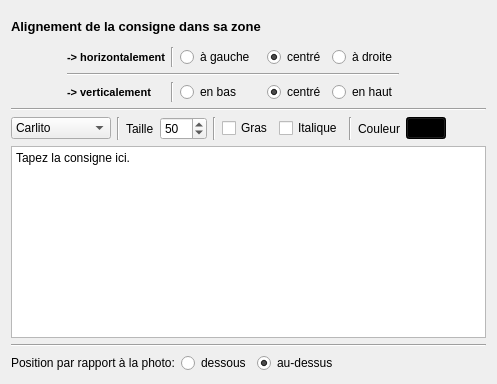
               <widget class="QWidget" name="tabGlobalConsign">
                <attribute name="title">
                 <string>Consigne globale</string>
                </attribute>
                <layout class="QHBoxLayout" name="horizontalLayout_2">
                 <item>
                  <layout class="QVBoxLayout" name="vlTextEdit" stretch="0,0,0,0,0,0">
                   <item>
                    <layout class="QGridLayout" name="glConsign">
                     <item row="2" column="1" colspan="5">
                      <widget class="Line" name="line_19">
                       <property name="orientation">
                        <enum>Qt::Horizontal</enum>
                       </property>
                      </widget>
                     </item>
                     <item row="3" column="1" alignment="Qt::AlignLeft">
                      <widget class="QLabel" name="laVerticalText">
                       <property name="styleSheet">
                        <string notr="true">

QLabel
{
	color : black;

	font-style: normal;
	font-size: 8pt;
	font-weight: bold;
}

</string>
                       </property>
                       <property name="text">
                        <string>-&gt; verticalement</string>
                       </property>
                      </widget>
                     </item>
                     <item row="1" column="0" rowspan="3">
                      <widget class="QLabel" name="laWhite_2">
                       <property name="minimumSize">
                        <size>
                         <width>50</width>
                         <height>0</height>
                        </size>
                       </property>
                       <property name="maximumSize">
                        <size>
                         <width>50</width>
                         <height>50</height>
                        </size>
                       </property>
                       <property name="font">
                        <font>
                         <weight>50</weight>
                         <bold>false</bold>
                        </font>
                       </property>
                       <property name="text">
                        <string/>
                       </property>
                      </widget>
                     </item>
                     <item row="1" column="4">
                      <widget class="QRadioButton" name="rbHCenterText">
                       <property name="text">
                        <string>centré</string>
                       </property>
                       <property name="checked">
                        <bool>true</bool>
                       </property>
                       <attribute name="buttonGroup">
                        <string notr="true">buttonGroup</string>
                       </attribute>
                      </widget>
                     </item>
                     <item row="1" column="5">
                      <widget class="QRadioButton" name="rbRightText">
                       <property name="text">
                        <string>à droite</string>
                       </property>
                       <attribute name="buttonGroup">
                        <string notr="true">buttonGroup</string>
                       </attribute>
                      </widget>
                     </item>
                     <item row="3" column="5">
                      <widget class="QRadioButton" name="rbTopText">
                       <property name="text">
                        <string>en haut</string>
                       </property>
                       <attribute name="buttonGroup">
                        <string notr="true">buttonGroup_2</string>
                       </attribute>
                      </widget>
                     </item>
                     <item row="3" column="3">
                      <widget class="QRadioButton" name="rbBottomText">
                       <property name="text">
                        <string>en bas</string>
                       </property>
                       <attribute name="buttonGroup">
                        <string notr="true">buttonGroup_2</string>
                       </attribute>
                      </widget>
                     </item>
                     <item row="1" column="6" rowspan="3">
                      <spacer name="hsAlignHoriz">
                       <property name="orientation">
                        <enum>Qt::Horizontal</enum>
                       </property>
                       <property name="sizeHint" stdset="0">
                        <size>
                         <width>40</width>
                         <height>20</height>
                        </size>
                       </property>
                      </spacer>
                     </item>
                     <item row="1" column="3">
                      <widget class="QRadioButton" name="rbLeftText">
                       <property name="styleSheet">
                        <string notr="true"/>
                       </property>
                       <property name="text">
                        <string>à gauche</string>
                       </property>
                       <attribute name="buttonGroup">
                        <string notr="true">buttonGroup</string>
                       </attribute>
                      </widget>
                     </item>
                     <item row="1" column="1" alignment="Qt::AlignLeft">
                      <widget class="QLabel" name="laHorizontalText">
                       <property name="styleSheet">
                        <string notr="true">

QLabel
{
	color : black;

	font-style: normal;
	font-size: 8pt;
	font-weight: bold;
}

</string>
                       </property>
                       <property name="text">
                        <string>-&gt; horizontalement</string>
                       </property>
                      </widget>
                     </item>
                     <item row="3" column="4">
                      <widget class="QRadioButton" name="rbVCenterText">
                       <property name="text">
                        <string>centré</string>
                       </property>
                       <property name="checked">
                        <bool>true</bool>
                       </property>
                       <attribute name="buttonGroup">
                        <string notr="true">buttonGroup_2</string>
                       </attribute>
                      </widget>
                     </item>
                     <item row="0" column="0" colspan="4">
                      <widget class="QLabel" name="laTextAlignment">
                       <property name="minimumSize">
                        <size>
                         <width>0</width>
                         <height>30</height>
                        </size>
                       </property>
                       <property name="maximumSize">
                        <size>
                         <width>16777215</width>
                         <height>30</height>
                        </size>
                       </property>
                       <property name="styleSheet">
                        <string notr="true">

QLabel
{
	color : black;

	font-style: normal;
	font-size: 10pt;
	font-weight: bold;
}

</string>
                       </property>
                       <property name="text">
                        <string>Alignement de la consigne dans sa zone</string>
                       </property>
                      </widget>
                     </item>
                     <item row="1" column="2">
                      <widget class="Line" name="line_20">
                       <property name="orientation">
                        <enum>Qt::Vertical</enum>
                       </property>
                      </widget>
                     </item>
                     <item row="3" column="2">
                      <widget class="Line" name="line_21">
                       <property name="orientation">
                        <enum>Qt::Vertical</enum>
                       </property>
                      </widget>
                     </item>
                    </layout>
                   </item>
                   <item>
                    <widget class="Line" name="lTextEdot">
                     <property name="orientation">
                      <enum>Qt::Horizontal</enum>
                     </property>
                    </widget>
                   </item>
                   <item>
                    <layout class="QHBoxLayout" name="hlFont">
                     <item>
                      <widget class="QFontComboBox" name="fcbConsignes">
                       <property name="minimumSize">
                        <size>
                         <width>75</width>
                         <height>20</height>
                        </size>
                       </property>
                       <property name="maximumSize">
                        <size>
                         <width>100</width>
                         <height>16777215</height>
                        </size>
                       </property>
                       <property name="editable">
                        <bool>false</bool>
                       </property>
                       <property name="currentFont">
                        <font>
                         <family>Calibri</family>
                        </font>
                       </property>
                      </widget>
                     </item>
                     <item>
                      <widget class="Line" name="lFont1">
                       <property name="orientation">
                        <enum>Qt::Vertical</enum>
                       </property>
                      </widget>
                     </item>
                     <item>
                      <widget class="QLabel" name="laTaille">
                       <property name="text">
                        <string>Taille</string>
                       </property>
                      </widget>
                     </item>
                     <item>
                      <widget class="QSpinBox" name="sbSizeTexte">
                       <property name="maximumSize">
                        <size>
                         <width>75</width>
                         <height>16777215</height>
                        </size>
                       </property>
                       <property name="minimum">
                        <number>10</number>
                       </property>
                       <property name="maximum">
                        <number>300</number>
                       </property>
                       <property name="value">
                        <number>50</number>
                       </property>
                      </widget>
                     </item>
                     <item>
                      <widget class="Line" name="lFont2">
                       <property name="orientation">
                        <enum>Qt::Vertical</enum>
                       </property>
                      </widget>
                     </item>
                     <item>
                      <widget class="QCheckBox" name="cbBold">
                       <property name="text">
                        <string>Gras</string>
                       </property>
                      </widget>
                     </item>
                     <item>
                      <widget class="QCheckBox" name="cbItalic">
                       <property name="text">
                        <string>Italique</string>
                       </property>
                      </widget>
                     </item>
                     <item>
                      <widget class="Line" name="lFont3">
                       <property name="orientation">
                        <enum>Qt::Vertical</enum>
                       </property>
                      </widget>
                     </item>
                     <item>
                      <widget class="QLabel" name="laCouleur">
                       <property name="text">
                        <string>Couleur</string>
                       </property>
                      </widget>
                     </item>
                     <item>
                      <widget class="QPushButton" name="pbChooseColor">
                       <property name="styleSheet">
                        <string notr="true">background-color: rgb(0, 0, 0);</string>
                       </property>
                       <property name="text">
                        <string/>
                       </property>
                      </widget>
                     </item>
                     <item>
                      <spacer name="hsFont">
                       <property name="orientation">
                        <enum>Qt::Horizontal</enum>
                       </property>
                       <property name="sizeHint" stdset="0">
                        <size>
                         <width>40</width>
                         <height>20</height>
                        </size>
                       </property>
                      </spacer>
                     </item>
                    </layout>
                   </item>
                   <item>
                    <widget class="QPlainTextEdit" name="pteConsigne">
                     <property name="minimumSize">
                      <size>
                       <width>100</width>
                       <height>75</height>
                      </size>
                     </property>
                     <property name="plainText">
                      <string>Tapez la consigne ici.</string>
                     </property>
                    </widget>
                   </item>
                   <item>
                    <widget class="Line" name="line_6">
                     <property name="orientation">
                      <enum>Qt::Horizontal</enum>
                     </property>
                    </widget>
                   </item>
                   <item>
                    <layout class="QHBoxLayout" name="horizontalLayout_3">
                     <item>
                      <widget class="QLabel" name="label_3">
                       <property name="text">
                        <string>Position par rapport à la photo:</string>
                       </property>
                      </widget>
                     </item>
                     <item>
                      <widget class="QRadioButton" name="rbConsignPositionTop">
                       <property name="text">
                        <string>dessous</string>
                       </property>
                       <attribute name="buttonGroup">
                        <string notr="true">buttonGroup_3</string>
                       </attribute>
                      </widget>
                     </item>
                     <item>
                      <widget class="QRadioButton" name="rbConsignPositionBottom">
                       <property name="text">
                        <string>au-dessus</string>
                       </property>
                       <property name="checked">
                        <bool>true</bool>
                       </property>
                       <attribute name="buttonGroup">
                        <string notr="true">buttonGroup_3</string>
                       </attribute>
                      </widget>
                     </item>
                     <item>
                      <spacer name="horizontalSpacer_2">
                       <property name="orientation">
                        <enum>Qt::Horizontal</enum>
                       </property>
                       <property name="sizeHint" stdset="0">
                        <size>
                         <width>40</width>
                         <height>20</height>
                        </size>
                       </property>
                      </spacer>
                     </item>
                    </layout>
                   </item>
                  </layout>
                 </item>
                </layout>
               </widget>
